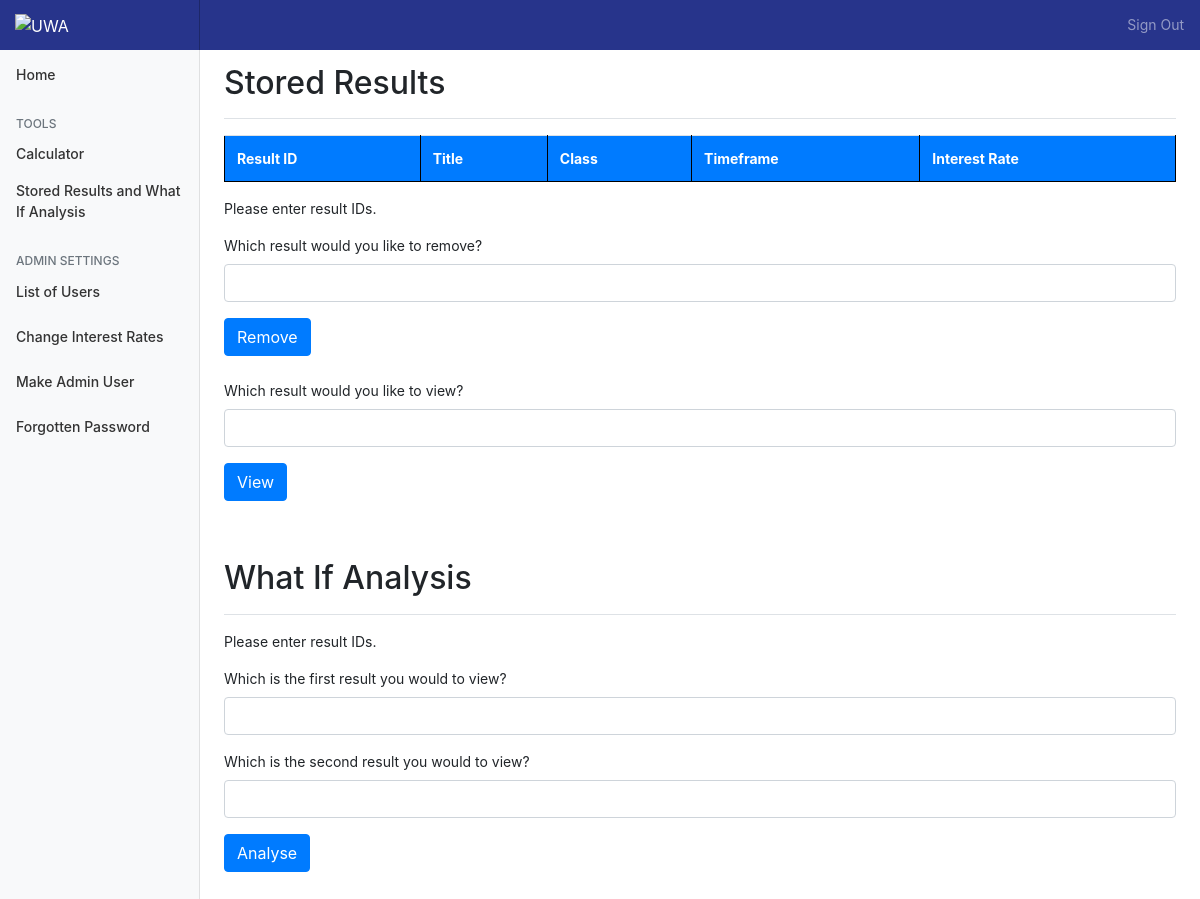
The app's page /profile (signed in), older data.
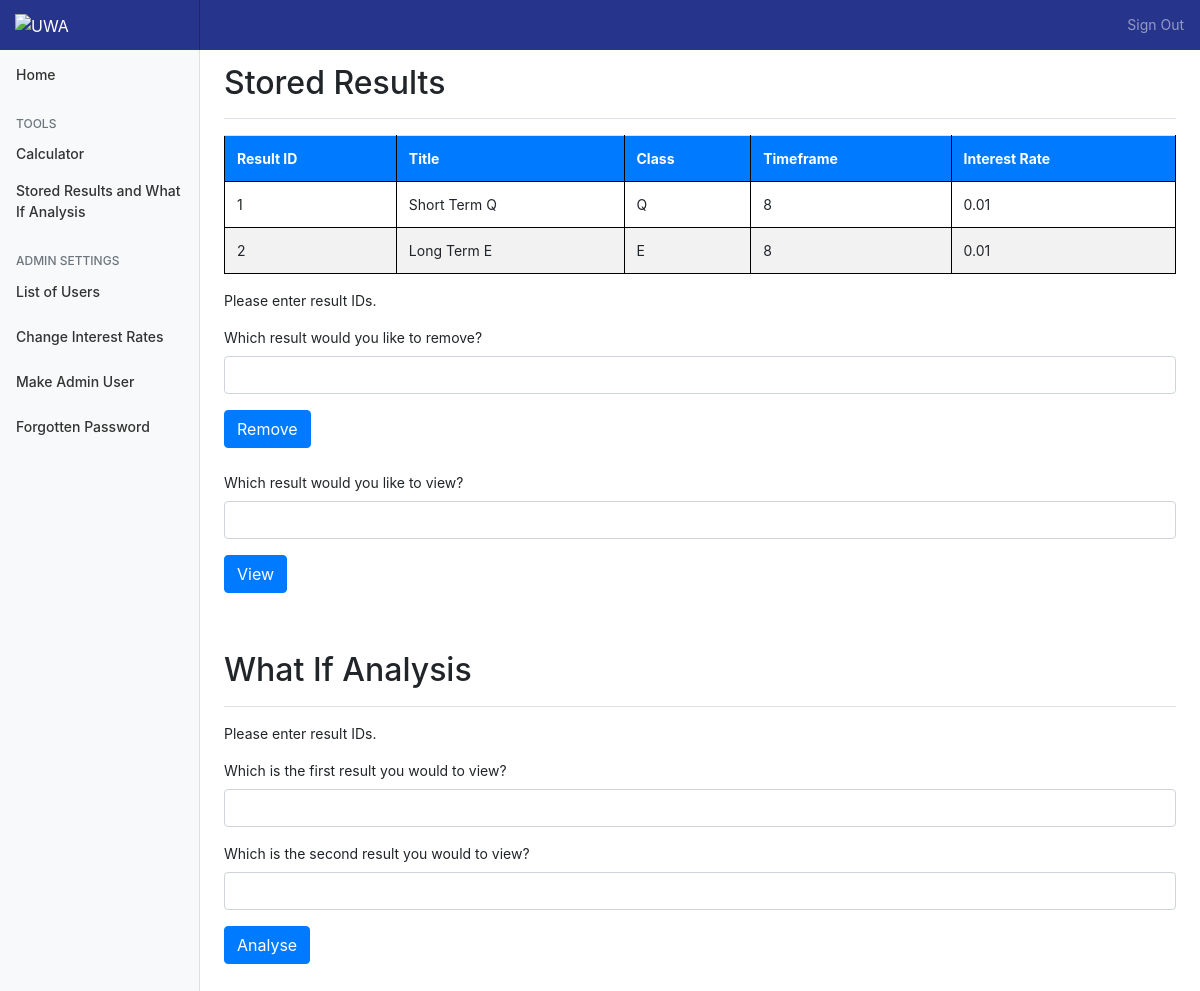
The same page, newer data.
### app/models.py (models this page shows, shortened)
class expected(db.Model):
    id = db.Column(db.Integer, primary_key=True)
    nickname = db.Column(db.String(100))
    user_id = db.Column(db.Integer, db.ForeignKey('user.id'))
    month = db.Column(db.String(1024))
    year = db.Column(db.Integer)
    value = db.Column(db.Integer)
    intclass = db.Column(db.String(1024))
    interest = db.Column(db.Float)
    donation = db.Column(db.String(1024))
    spending = db.Column(db.String(1024))
    recap = db.Column(db.String(1024))
    distribution = db.Column(db.String(1024))
    operatingDistribution = db.Column(db.String(1024))
    timeframe = db.Column(db.Integer)
    addContribution = db.Column(db.String(1024))

### app/routes.py (the view, shortened to what this page needs)
@app.route('/profile',methods=["GET", "POST"])
def profile():
    Remove = RemovalForm()
    View = storedSelect()
    Analyse = compForm()
    error = False
    error2 = False
    error2=False
    return render_template("profile.html", title='Profile',title1=0, title2=0, expected=expected.query.all(),timeframemax=0, form=Remove, View=View, Analyse=Analyse, calc = [[0],[0]],calc3=[[0],[0]], calc4=[[0],[0]],timeframe=0,years=0,decMonth=0,timeframe1 = 0,years1=0,decMonth1 = 0,spending1 = 0,timeframe2 = 0,years2=0,decMonth2 = 0,spending2= 0,error = {}, error2=error2)

### app/forms.py
class RemovalForm(FlaskForm):
    rid = IntegerField('Which result would you like to remove?')
    submit = SubmitField('Submit')

class storedSelect(FlaskForm):
    storedid = IntegerField('Which result would you like to view?')
    submit = SubmitField('Submit')

### app/models.py (called while the page is built)
@login.user_loader
def load_user(id):
    return User.query.get(int(id))

### app/templates/profile.html (shortened to what this page needs)
{% extends "base.html" %} {% import 'bootstrap/wtf.html' as wtf %} {% block content %}
<main role="main" class="col-md-9 ml-sm-auto col-lg-10 px-4">
    <div class="d-flex justify-content-between flex-wrap flex-md-nowrap align-items-center pt-3 pb-2 mb-3 border-bottom">
        <h1 class="h2">Stored Results</h1>
    </div>
    <table class="table table table-striped">
        <tr class="bg-primary text-white">
            <th scope="col">Result ID</th>
            <th scope="col">Title</th>
            <th scope="col">Class</th>
            <th scope="col">Timeframe</th>
            <th scope="col">Interest Rate</th>
        </tr>
        {% for exp in expected %} {% if current_user.id == exp.user_id %}
        <div class="table-responsive">
            <tr>
                <td>{{ exp.id }}</td>
                <td>{{ exp.nickname}} </td>
                <td>{{ exp.intclass }}</td>
                <td>{{ exp.timeframe }}</td>
                <td>{{ exp.interest }}</td>
            </tr>
        </div>
        {% endif %} {% endfor %}
    </table>
    <p>Please enter result IDs.</p>
    <form action="" method="post" novalidate>
        {{ form.hidden_tag() }} {{ wtf.form_field(form.rid, class='form-control') }}
        <input type="submit" name='btn' value="Remove" class="btn btn-primary">
    </form>
    <form action="" method="post" novalidate class="mt-4">
        {{ View.hidden_tag() }} {{ wtf.form_field(View.storedid, class='form-control') }}
        <input type="submit" name='btn' value="View" class="btn btn-primary">
    </form>
    <br>
    <br>
    <div class="d-flex justify-content-between flex-wrap flex-md-nowrap align-items-center pt-3 pb-2 mb-3 border-bottom">
        <h1 class="h2">What If Analysis</h1>
    </div>
    <p>Please enter result IDs.</p>
    <form action="" method="post" novalidate>
        <p>
            {{ wtf.form_field(Analyse.stored1, class='form-control') }} {{ wtf.form_field(Analyse.stored2, class='form-control') }}
            <input type="submit" name='btn' value="Analyse" class="btn btn-primary">
        </p>
    </form>
    <br>
    <br>
    <br>
</main>
{% endblock %}

### app/templates/base.html (shortened to what this page needs)
<!doctype html>
<html lang="en">
<head>
    <link rel="stylesheet" href="https://maxcdn.bootstrapcdn.com/bootstrap/4.0.0/css/bootstrap.min.css">
    <link rel="stylesheet" href="../static/stylesheet.css">
</head>
<body>
    <nav class="navbar navbar-dark fixed-top flex-md-nowrap p-0 shadow">
        <a class="navbar-brand col-sm-3 col-md-2 mr-0" href="/"><img src="https://static.weboffice.uwa.edu.au/visualid/sites/alpha/img/uwacrest-white.svg" alt=UWA height=30px; width=98px></a>
        {% if current_user.is_authenticated %}
        <ul class="navbar-nav px-3">
            <li class="nav-item text-nowrap">
                <a class="nav-link" href="{{ url_for('logout') }}">Sign Out</a>
            </li>
        </ul>
        {% endif %}
    </nav>
    <div class="container-fluid">
        <div class="row">
            <nav class="col-md-2 d-none d-md-block bg-light sidebar">
                <div class="sidebar-sticky">
                    <ul class="nav flex-column">
                        <li class="nav-item">
                            <a class="nav-link" href="/">
                                 Home <span class="sr-only">(current)</span>
                            </a>
                            <h6 class="sidebar-heading d-flex justify-content-between align-items-center px-3 mt-4 mb-1 text-muted">
                            <span>Tools</span></h6>
                        </li>
                        <li class="nav-item ">
                            <a class="nav-link " href="{{ url_for( 'calcs') }} ">
                                 Calculator
                            </a>
                        </li>
                        {% if current_user.is_authenticated %}
                        <li class="nav-item ">
                            <a class="nav-link " href="{{ url_for( 'profile') }} ">
                                 Stored Results and What If Analysis
                            </a>
                        </li>
                        {% endif %}
                    </ul>
                    {% if current_user.admin == True %}
                    <h6 class="sidebar-heading d-flex justify-content-between align-items-center px-3 mt-4 mb-1 text-muted ">
                        <span>Admin Settings</span>
                    </h6>
                    <ul class="nav flex-column mb-2 ">
                        <li class="nav-item ">
                            <a class="nav-link " href="{{ url_for('userlist')}}">
                                 List of Users
                            </a>
                        </li>
                    </ul>
                    <ul class="nav flex-column mb-2 ">
                        <li class="nav-item ">
                            <a class="nav-link " href="{{ url_for('admin')}}">
                                 Change Interest Rates
                            </a>
                        </li>
                    </ul>
                    <ul class="nav flex-column mb-2 ">
                        <li class="nav-item ">
                            <a class="nav-link " href="{{ url_for('makeadmin')}}">
                                 Make Admin User
                            </a>
                        </li>
                    </ul>
					<ul class="nav flex-column mb-2 ">
                        <li class="nav-item ">
                            <a class="nav-link " href="{{ url_for('adminreset')}}">
                                 Forgotten Password
                            </a>
                        </li>
                    </ul>
                    {% endif %}
                </div>
            </nav>
        </div>
    </div>
    {% block content %} {% endblock %}
</body>
</html>

### app/static/stylesheet.css (style rules this page uses)
body { font-size: .875rem; background-color: white; }
table, th, td { border: 1px solid black; border-collapse: collapse; }
.sidebar { position: fixed; top: 0; bottom: 0; left: 0; z-index: 100; padding: 48px 0 0; box-shadow: inset -1px 0 0 rgba(0, 0, 0, .1); }
.sidebar-sticky { position: relative; top: 0; height: calc(100vh - 48px); padding-top: .5rem; overflow-x: hidden; overflow-y: auto; }
.sidebar .nav-link { font-weight: 500; color: #333; }
.sidebar-heading { font-size: .75rem; text-transform: uppercase; }
[role="main"] { padding-top: 48px; }
.navbar-brand { padding-top: .75rem; padding-bottom: .75rem; font-size: 1rem; background-color: #27348b; box-shadow: inset -1px 0 0 rgba(0, 0, 0, .25); }
.navbar-dark { background-color: #27348b; }
.nav-link { color: white; }

### app/templates/profile.html (style rules this page uses)
table, th, td { border: 1px solid black; border-collapse: collapse; padding: 0px 10px; }

Row changes from the older to the newer data that the page shows:
added expected: id "1", nickname "Short Term Q", intclass "Q", timeframe "8", interest "0.01"
added expected: id "2", nickname "Long Term E", intclass "E", timeframe "8", interest "0.01"
